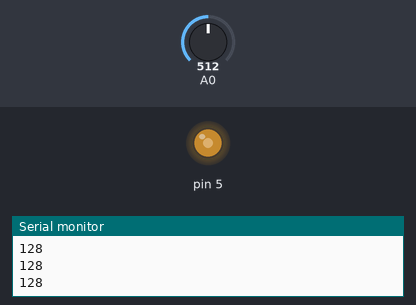
A sketch run on a simulated Arduino Uno, built with avr-gcc and run on an emulated ATmega328P. On the bench: output pins drawn as LEDs (lit = HIGH), the last lines printed to the serial monitor. Inputs (shaded band) come from the test bench; at power-on: A0 = 512.

Above: at 1.2 s.
1.3 s: A0 set to 306
At 1.9 s:
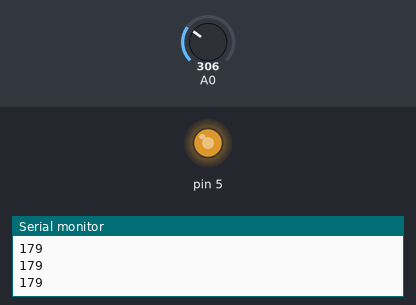
2.8 s: A0 set to 122
At 3.2 s:
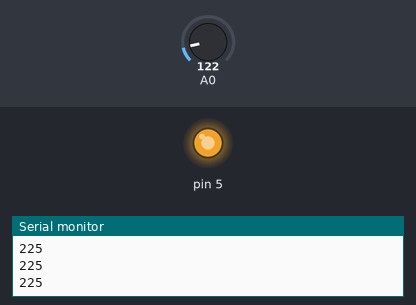
4.3 s: A0 set to 900
At 4.6 s:
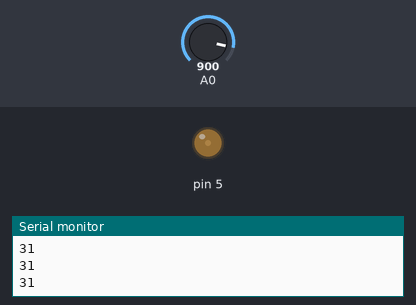
5.8 s: A0 set to 1023
At 7.0 s:
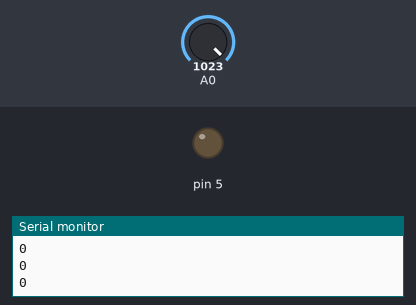
7.3 s: A0 set to 511
At 8.1 s:
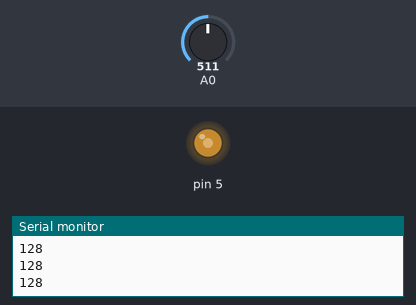
Timing chart, 0 to 9.8 s (numbered marks = the images above; inputs shaded):
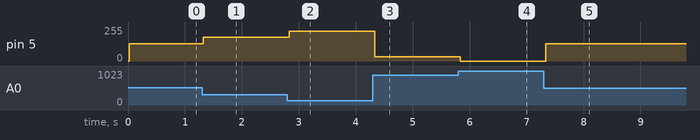

Measured:
- after the input at 1.3 s, pin 5: 128/255 → 179/255 at once
- after the input at 2.8 s, pin 5: 179/255 → 225/255 at once
- after the input at 4.3 s, pin 5: 225/255 → 31/255 at once
- after the input at 5.8 s, pin 5: 31/255 → 0/255 at once
- after the input at 7.3 s, pin 5: 0/255 → 128/255 at once

The sketch:

embedded_software.ino
```cpp
int ldrValue;
int brightness;

void setup() {
  Serial.begin(9600);
  pinMode(5,OUTPUT);

}

void loop() {

  ldrValue = analogRead(A0);

  delay(20);

  brightness = map(ldrValue, 0, 1023, 255, 0);
  analogWrite(5, brightness);
  Serial.println(brightness);

}
```
